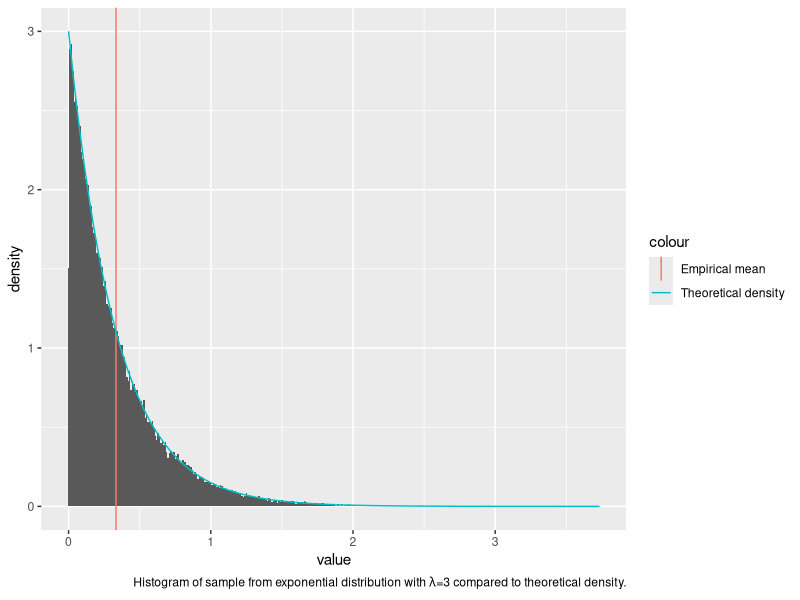
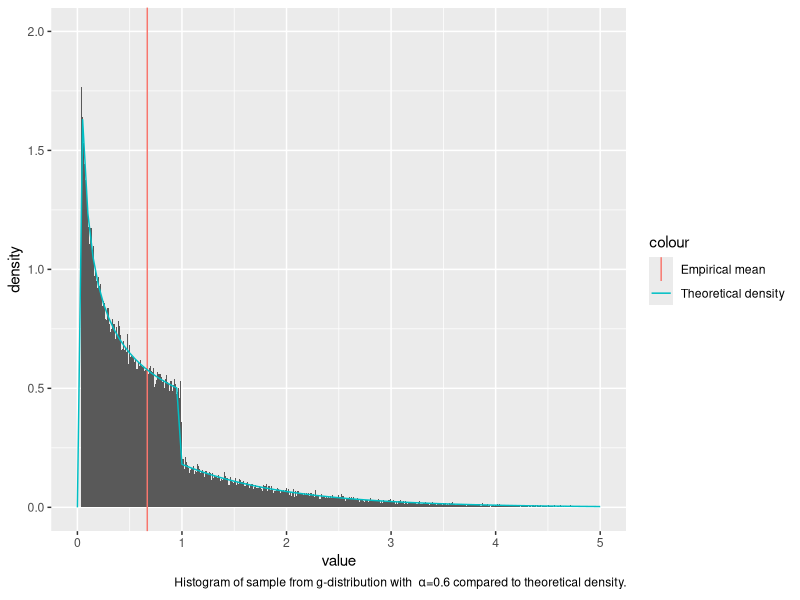
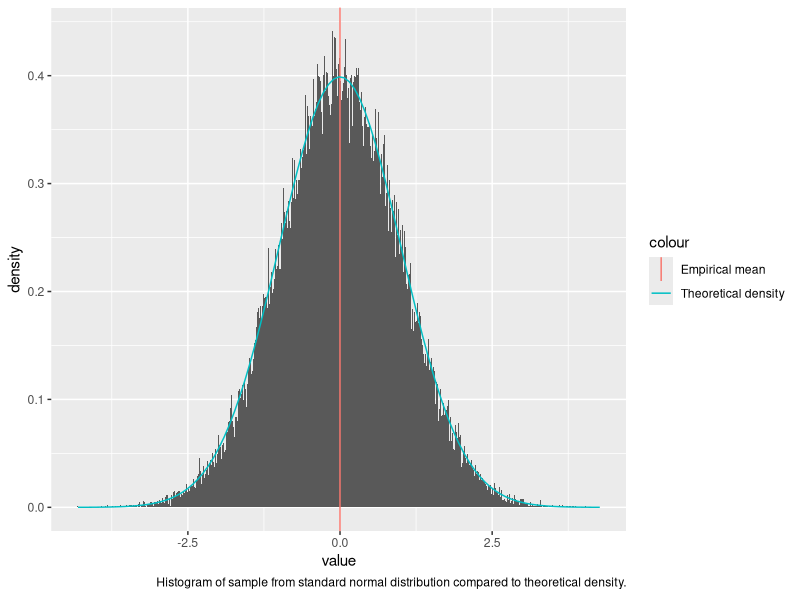
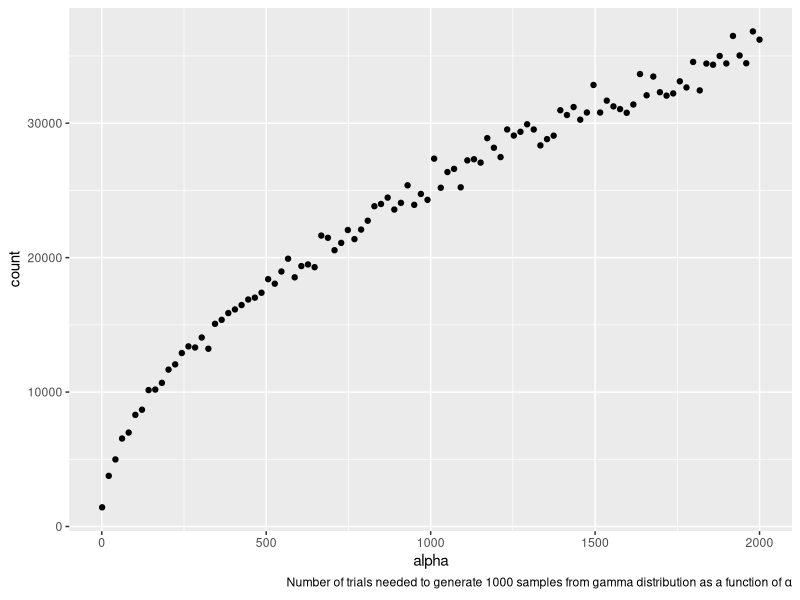
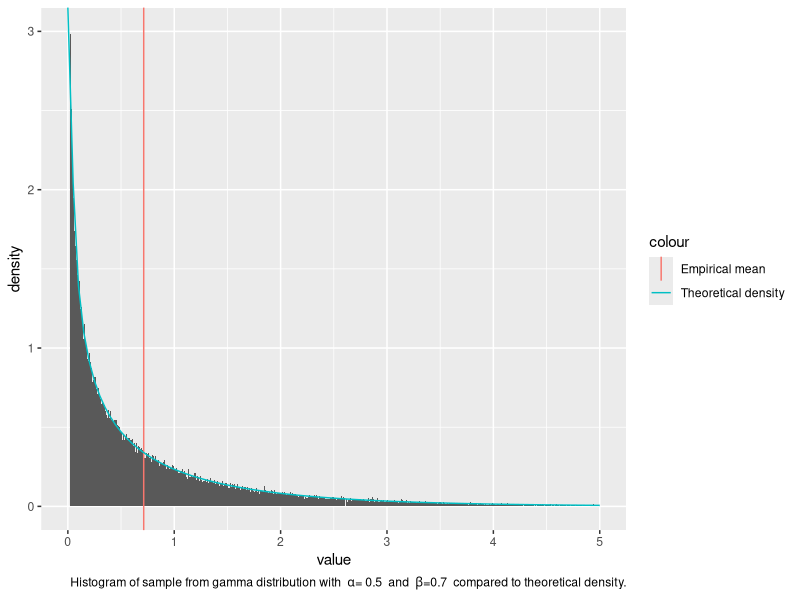
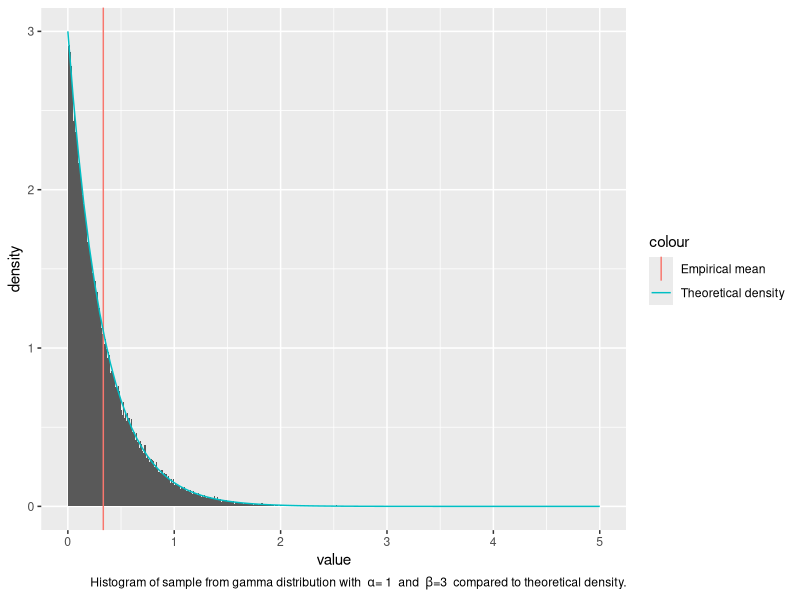
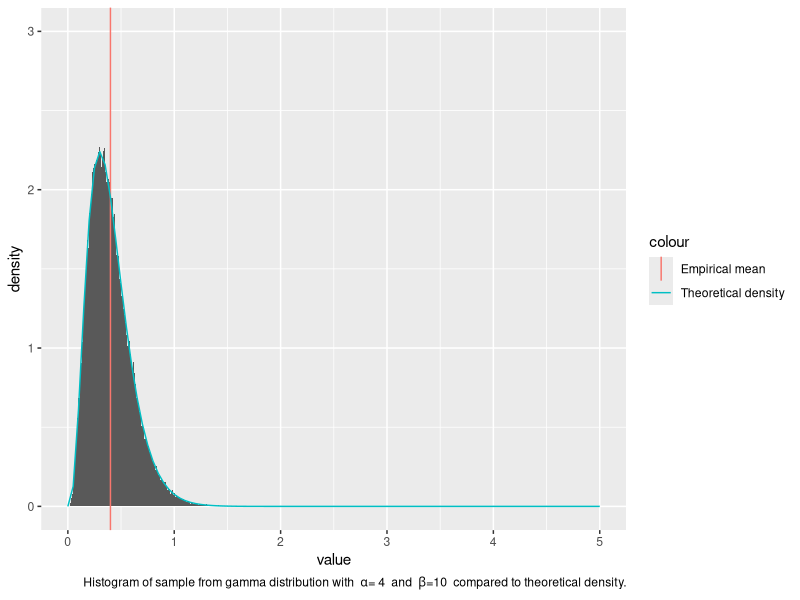
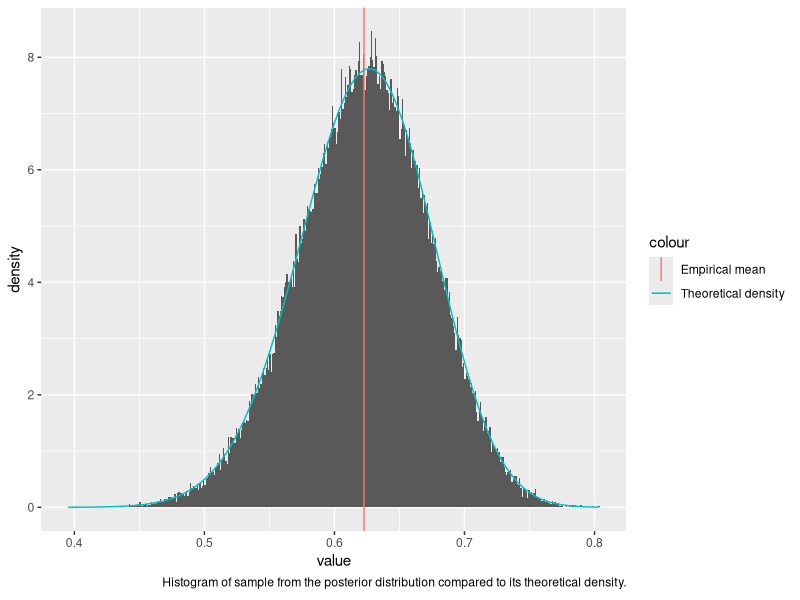

R code for these plots, in order:
## ---- chunk 1
knitr::opts_chunk$set(echo = TRUE)
## ---- chunk 2
library(tidyverse)
## ---- chunk 3
#This function returns a vector of n independent samples from the exponential distribution with rate parameter lam, generated from the inverse cumulative distribution. 
random.exp <- function(n,lam){
  return(-1/lam * log(runif(n)))
}
## ---- chunk 4
#Testing function
test.function <- function(n,func,arg,amean,avar){
  exs.sample=func(n,arg)
  cat("Empirical mean:", mean(exs.sample), "Analytical mean:",amean, "\n")
  cat("Empirical variance:", var(exs.sample), "Analytical variance:",avar,"\n")
}

#Make histogram of sample
lam <- 3
sample.exp <- enframe(random.exp(100000,lam))

ggplot() +
  geom_histogram(
    data = data.frame(sample.exp),
    mapping = aes(x=value, y=..density..),
    binwidth = 0.01
  ) +
  geom_vline(
    aes(xintercept=mean(sample.exp$value),
        col='Empirical mean')
  ) +
  stat_function(
    fun = dexp,
    args = list(rate=lam),
    aes(col='Theoretical density')
  ) +
  labs(
    caption = expression("Histogram of sample from exponential distribution with "*lambda*"=3 compared to theoretical density.")
  )
## ---- chunk 5
test.function(10000,random.exp,lam,1/lam,1/lam^2)

## ---- chunk 6

#Function for normalising constant in g distribution given parameter a (=alpha).
c.g <- function(a){
  return (a*exp(1)/(a+exp(1)))
}

#Normalised density function for g (for plot)
g <- function(x, a) {
  c <- c.g(a)
  out <- rep(0, length(x))
  left <- 0 < x & x < 1
  right <- 1 <= x
  out[left] <- c * (x[left] ^ (a - 1))
  out[right] <- c * exp(-x[right])
return(out)
}

#This function returns a vector of n independent samples from the g distribution with parameter a (=alpha), generated from the inverse cumulative distribution. 
random.g <- function(n,a){
  c <- c.g(a) #Normalising constant
  u <- runif(n)
  x <- rep(0,n)
  for (i in 1:n){
    if (u[i]<c/a){
      x[i] <- (a*u[i]/c)^(1/a)
    }
    else{
      x[i] <- (-log(1/a + exp(-1) - u[i]/c))
    }
  }
  return(x)
}

## ---- chunk 7

#Testing funtion
a <- .6 #parameter
c <- c.g(a) #normalising constant
g.mean <- c/(a+1)+2*c*exp(-1) #analytical mean
g.var <- c*(1/(a+2)+ 5*exp(-1)) - g.mean^2 #analytical variance
test.function(10000,random.g,a,g.mean,g.var)
## ---- chunk 8
#Making histogram of sample from g
sample.g <- enframe(random.g(100000,a))

ggplot() +
  geom_histogram(
    data = data.frame(sample.g),
    mapping = aes(x=value, y=..density..),
    binwidth = 0.01,
    na.rm = TRUE
  ) +
  geom_vline(
    aes(xintercept=mean(sample.g$value),
        col='Empirical mean')
  ) +
  stat_function(
    fun = g,
    args = list(a=a),
    aes(col='Theoretical density')
  ) +
  ylim(0,2) +
  xlim(0,5) +
    labs(
      caption = bquote("Histogram of sample from g-distribution with "~alpha*"=0.6 compared to theoretical density.")
    )
## ---- chunk 9
#This function returns a vector of n independent samples from the standard normal distribution, generated by the Box-Müller algorithm
random.norm <- function(n){
  x1 <- runif(n)*2*pi
  x2 <- random.exp(n,.5)
  return(sqrt(x2)*cos(x1))
}

#Testing function
sample.normal=enframe(random.norm(100000))
cat("Empirical mean:", mean(sample.normal), "Analytical mean:",0.0, "\n")
cat("Empirical variance:", var(sample.normal), "Analytical variance:",1.0,"\n")

ggplot() +
  geom_histogram(
    data = data.frame(sample.normal),
    mapping = aes(x=value, y=..density..),
    binwidth = 0.01
  ) +
  geom_vline(
    aes(xintercept=mean(sample.normal$value),
        col='Empirical mean')
  ) +
  stat_function(
    fun = dnorm,
    aes(col='Theoretical density')
  ) +
  labs(
    caption = expression("Histogram of sample from standard normal distribution compared to theoretical density.")
  )

## ---- chunk 10
#This function returns a sample from the d-variate normal distribution with mean mu and covariance S, transformed from standard normal samples. 
random.multinorm <- function(d,mu,S){
  x <- random.norm(d)
  A <- t(chol(S)) #transpose to get lower triangular cholesky matrix
  return(mu + A%*%x)
}

#Testing function
d = 3
N = 10000
sigma <- cbind(c(3,1,0), c(1,3,1), c(0,1,3)) #if d=3
# sigma <- cbind(c(2,1),c(1,2))                  #if d=2
mu <- seq(1,d)
multinormal.sample <- matrix(NA,N,d)
for (i in 1:N){
  multinormal.sample[i,] <- random.multinorm(d, mu, sigma)
}
#Theoretical mean vector:
mu
#Empirical mean vector:
colMeans(multinormal.sample)
#Empirical covariance matrix:
sigma
#Theoretical covariance matrix:
var(multinormal.sample)
## ---- chunk 11
#Acceptance probability
accept_prob <- function(x,a){ 
  if (x<1)
      return (exp(-x))
    else 
      return (x^(a-1))
}
## ---- chunk 12
#This function returns a vector of n independent samples from the gamma distribution with 0<a<1, beta=1, generated by the Rejection sampling
random.gamma1 <- function(n,a){ 
  x=rep(0,n)
  for (i in 1:n){
    finish = 0
    while(finish==0){  
      # Sample from the proposal distribution, g(x) (x>=0)
      sample.x = random.g(1,a)
      # Compute the acceptance probability alpha
      alpha=accept_prob(sample.x,a)
      # Generate a helping variable U from a uniform(0,1)
      u = runif(1, 0, 1)
      # Check if we accept it
      if(u <= alpha){
        x[i]=sample.x
        finish=1
      }
    }
  }
  return (x)
}

#Testing function
alpha=0.5
test.function(10000,random.gamma1,alpha,alpha,alpha)
## ---- chunk 13
logf <- function(u,alpha){ #log of f* with u=log(x)
  return (u*(alpha-1)-exp(u))
}

sample <- function(ab){ #This function sample from the distribution of log(x), using the inverse of the cumulative distribution. 
  u=log(runif(1,0,1))
  return (ab+u)
}
## ---- chunk 14
#This function returns a vector of n independent samples from the gamma distribution with a>1, beta=1, generated by the ratio of uniforms method on log-scale. 
random.gamma2 <- function(n,alpha){
  count=0 #count how many tries the algorithm needs to generate n realisations
  x=rep(0,n)
  a=(alpha-1)/2*(log(alpha-1)-1)
  b=(alpha+1)/2*(log(alpha+1)-1)
  for (i in 1:n){
    inside=FALSE
    while (inside==FALSE){
      u1=sample(a) 
      u2=sample(b)
      u=u2-u1
      test=0.5*logf(u,alpha)
      inside=test>=u1 
      count=count+1
    }
    x[i] = u
  }
  vec=c(count,exp(x)) #count + n realisations
}

#Testing function 
alpha=2000
ex.gamma2=random.gamma2(1000,alpha)
cat("Empirical mean:",mean(ex.gamma2[-1]), "Analytical mean:",alpha, "\n")
cat("Empirical variance:", var(ex.gamma2[-1]), "Analytical variance:",alpha,"\n")
## ---- chunk 15
#Generate a plot with values of alpha on the x-axis and the number of tries used on the y-axis. 
plot.count <- function(nsample, n){
  count=rep(0,n)
  alpha=seq(1.01,2000,length.out=n)
  for (i in 1:n){
    a=alpha[i]
    c=random.gamma2(nsample,a)[1]
    count[i]=c
  }
  return(cbind(alpha,count))
}
num.trials <- plot.count(1000, 100)
num.trials.frame <- data.frame(num.trials)
ggplot() +
  geom_point(
    data=num.trials.frame,
    mapping = aes(x=alpha, y=count)
  ) +
  labs(
    caption = expression("Number of trials needed to generate 1000 samples from gamma distribution as a function of "*alpha)
  )
  
## ---- chunk 16
##This function returns a vector of n independent samples from the gamma distribution with parameters alpha and beta. 
random.gamma <- function(n, alpha, beta){
  if (alpha==1){
    x=random.exp(n,alpha) #sample from exponential distribution
  }
  else if (alpha<1){
    x=random.gamma1(n,alpha) 
  }
  else {
    x=random.gamma2(n,alpha)[-1] #ignoring the first element, which is the number of tries. 
  }
  return (x/beta) #Transform from x-Ga(alpha,1) to x/beta-Ga(alpha,beta)
}

#Testing function 
test.gamma <- function(n,alpha, beta){
  ex.gamma=random.gamma(n,alpha,beta)
  amean=alpha/beta #analytical mean
  avar=alpha/beta^2 #analytical variance
  cat("Empirical mean:", mean(ex.gamma), "Analytical mean:",amean, "\n")
  cat("Empirical variance:", var(ex.gamma), "Analytical variance:",avar,"\n")
}

plot.gamma <- function(n,alphav,betav){
  sample.gamma <- enframe(random.gamma(n,alpha=alphav,beta=betav))
  ggplot() +
    geom_histogram(
      data = data.frame(sample.gamma),
      mapping = aes(x=value, y=..density..),
      binwidth = 0.01,
      boundary = 0,
      na.rm = TRUE
    ) +
    geom_vline(
      aes(xintercept=mean(sample.gamma$value),
          col='Empirical mean')
    ) +
    stat_function(
      fun = partial(dgamma, shape=alphav, rate=betav),
      aes(col='Theoretical density')
    ) +
    ylim(0,3) +
    xlim(0,5) +
    labs(
      caption = bquote("Histogram of sample from gamma distribution with " ~ alpha * "=" ~ .(alphav) ~ " and " ~ beta *"="* .(betav) ~ " compared to theoretical density.")
    )
}
test.gamma(100000,0.5,0.7)
test.gamma(100000,1,3)
test.gamma(100000,4,10)

plot.gamma(100000,0.5,0.7)
plot.gamma(100000,1,3)
plot.gamma(100000,4,10)

## ---- chunk 17
##This function generates one realisation from Dirichlet distribution with parameter vector alpha.
random.dirichlet <- function(alpha){
  K <- length(alpha)
  z <- rep(0,K)
  for (i in 1:K)
    z[i] <- random.gamma(1,alpha[i],1) #n,shape,rate
  v <- sum(z)
  return (z/v)
}

N_dir <- 1000
alpha <- c(.1, .5, .1, .3, .8)
K <- length(alpha)
dirichlet.sample <- matrix(1,N_dir,K)
for (i in 1:N_dir){
  dirichlet.sample[i,] <- random.dirichlet(alpha)
}
## ---- chunk 18
alphasum <- sum(alpha)
#Empirical mean
colMeans(dirichlet.sample)
#Analytical mean
alpha1 <- alpha/alphasum
alpha1
#Empirical variance
diag(var(dirichlet.sample))
#Analytical variance
alpha1*(1-alpha1)/(1+alphasum)
## ---- chunk 19
f <- function(theta){ #The proportional function
  return ((2+theta)^125*(1-theta)^(18+20)*theta^34) 
}

#Find the maxima of the proportional function 
res = optimise(f, interval = c(0,1),maximum=TRUE) 
maxima=res$objective

theta_new_f <- function(theta){ #theta*new_f
  return (theta*new_f(theta))
}

new_f <- function(theta){
  return (f(theta)/as.numeric(integrate(f,0,1)[1])) 
}

theta_new_f_g <- function(theta){ #theta*new_f with prior beta(1,5)
  return (theta*new_f(theta)*(1-theta)^4)
}
## ---- chunk 20
#This algorithm simulate from f(theta|y) using a uniform density as the proposal density, rejection sampling.
random.multinomial <- function(n){
  x.out <- rep(NA,n)
  rejections <- 0
  for (i in 1:n){
    finished <- FALSE
    c <- maxima #res$objective
    while(!finished){
      x <- runif(1) #sample from the proposal distribution, U(0,1)
      alpha <- f(x) / c #compute the acceptance probability alpha
      u <- runif(1) #generate a helping variable U from a uniform(0,1)
      if (u <= alpha){ #Check if we accept it 
        finished <- TRUE
      }
      else{
        rejections = rejections + 1 #count the rejections
      }
    }
    x.out[i] <- x #appending the values that get accepted (u<=alpha)
  }
  cat(rejections,"rejections out of",(n+rejections),"trials.(",(rejections)/(n+rejections)*100, "% )\n")
  return(list(theta = x.out, tries = rejections+n))
}
## ---- chunk 21
sample.multinomial <- random.multinomial(10000)
cat("Estimated posterior mean:", mean(sample.multinomial), "\n")
## ---- chunk 22
expected_mean=integrate(theta_new_f,0,1) 
cat("Expected posterior mean:", expected_mean$value, "\n")
## ---- chunk 23
M=10000
average_theta_tries <- random.multinomial(M)$tries /M
cat("Our sampling algorithm need to generate on average", average_theta_tries, "random numbers, in order to obtain one sample. \n")
## ---- chunk 24
c=optimize(new_f,interval = c(0,1),maximum=TRUE)$objective
c
## ---- chunk 25
importance_sampling <- function(n){ 
  theta <- random.multinomial(n)$theta #samples from f(theta|y) with the rejection sampling
  w=(1-theta)^4 #importance weight
  mu <- sum(theta*w)/sum(w) #self-normalizing 
  return(mu)
}

mu.estimate <- importance_sampling(10000)
mu.estimate
expected_mean=integrate(theta_new_f_g,0,1) 
expected_mean

sample.multinomial <- enframe(random.multinomial(100000)$theta)

ggplot() +
    geom_histogram(
      data = data.frame(sample.multinomial),
      mapping = aes(x=value, y=..density..),
      binwidth = 0.001,
      boundary = 0,
      na.rm = TRUE
    ) +
    geom_vline(
      aes(xintercept=mean(sample.multinomial$value),
          col='Empirical mean')
    ) +
    stat_function(
      fun = new_f,
      aes(col='Theoretical density')
    ) +
    labs(
      caption = expression("Histogram of sample from the posterior distribution compared to its theoretical density.")
    )
    
